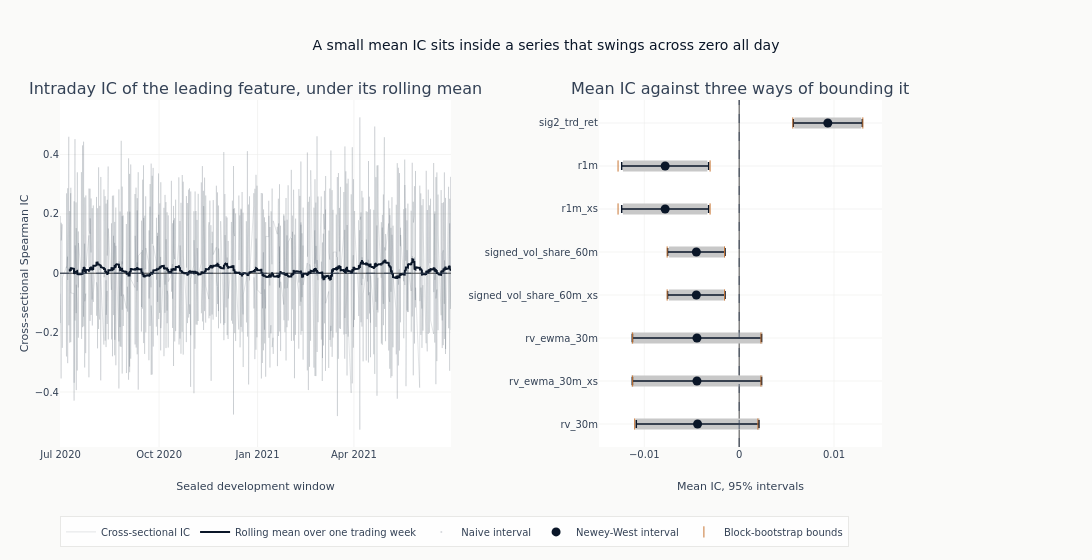

Notebook source saved alongside this figure:
### Code cell
if leader:
    leader_series = ic_timeseries[leader].with_columns(
        pl.col("ic").rolling_mean(IC_ROLLING_WINDOW).alias("rolling")
    )
    interval_features = list(reversed(leaders))
    interval_means = [ic_uncertainty[name]["mean_ic"] for name in interval_features]
    fig = make_subplots(
        rows=1,
        cols=2,
        column_widths=[0.58, 0.42],
        subplot_titles=(
            "Intraday IC of the leading feature, under its rolling mean",
            "Mean IC against three ways of bounding it",
        ),
        horizontal_spacing=0.18,
    )
    _ = fig.add_trace(
        go.Scatter(
            x=leader_series[DATE_COL],
            y=leader_series["ic"],
            mode="lines",
            line={"color": COLORS["neutral"], "width": 0.4},
            opacity=0.35,
            name="Cross-sectional IC",
        ),
        row=1,
        col=1,
    )
    _ = fig.add_trace(
        go.Scatter(
            x=leader_series[DATE_COL],
            y=leader_series["rolling"],
            mode="lines",
            line={"color": COLORS["blue"], "width": 2},
            name="Rolling mean over one trading week",
        ),
        row=1,
        col=1,
    )
    _ = fig.add_hline(
        y=0, line={"color": COLORS["neutral"], "width": 0.8, "dash": "dash"}, row=1, col=1
    )
    _ = fig.add_trace(
        go.Scatter(
            x=interval_means,
            y=interval_features,
            mode="markers",
            marker={"color": COLORS["neutral"], "size": 1, "opacity": 0.0},
            error_x=interval_arms(interval_features, "ci_naive_lower", "ci_naive_upper")
            | {"color": GRAY_FILLS["tertiary"], "thickness": 11, "width": 0},
            name="Naive interval",
        ),
        row=1,
        col=2,
    )
    _ = fig.add_trace(
        go.Scatter(
            x=interval_means,
            y=interval_features,
            mode="markers",
            marker={"color": COLORS["blue"], "size": 9},
            error_x=interval_arms(interval_features, "ci_hac_lower", "ci_hac_upper")
            | {"color": COLORS["blue"], "thickness": 1.5},
            name="Newey-West interval",
        ),
        row=1,
        col=2,
    )
    _ = fig.add_trace(
        go.Scatter(
            x=[ic_uncertainty[name][bound] for name in interval_features for bound in BOOT_BOUNDS],
            y=[name for name in interval_features for _ in BOOT_BOUNDS],
            mode="markers",
            marker={"color": COLORS["copper"], "size": 8, "symbol": "line-ns-open"},
            name="Block-bootstrap bounds",
        ),
        row=1,
        col=2,
    )
    _ = fig.add_vline(
        x=0, line={"color": COLORS["neutral"], "width": 0.8, "dash": "dash"}, row=1, col=2
    )
    fig.update_layout(
        title="A small mean IC sits inside a series that swings across zero all day",
        height=560,
        width=1150,
        margin={"l": 60, "r": 210},
        legend={"orientation": "h", "y": -0.2},
    )
    fig.update_yaxes(title_text="Cross-sectional Spearman IC", row=1, col=1)
    fig.update_xaxes(title_text="Sealed development window", row=1, col=1)
    fig.update_xaxes(title_text="Mean IC, 95% intervals", row=1, col=2)
    fig.show()

### Figure 1 — Plotly figure (JSON) as saved in the notebook; plotly's stock layout.template omitted (floating-point values rounded to 4 significant figures; data arrays with more than 128 entries replaced by an {"elided": "..."} marker saying what was removed)
{"data": [{"line": {"color": "#334155", "width": 0.4}, "mode": "lines", "name": "Cross-sectional IC", "opacity": 0.35, "type": "scatter", "x": {"elided": "5275 str values"}, "xaxis": "x", "y": {"elided": "5275 float values"}, "yaxis": "y"}, {"line": {"color": "#0a1628", "width": 2}, "mode": "lines", "name": "Rolling mean over one trading week", "type": "scatter", "x": {"elided": "5275 str values"}, "xaxis": "x", "y": {"elided": "5275 float values"}, "yaxis": "y"}, {"error_x": {"array": [0.006549, 0.006934, 0.006934, 0.002905, 0.002905, 0.004451, 0.004451, 0.003539], "arrayminus": [0.006549, 0.006934, 0.006934, 0.002905, 0.002905, 0.004451, 0.004451, 0.003539], "color": "#c8c8c8", "symmetric": false, "thickness": 11, "type": "data", "width": 0}, "marker": {"color": "#334155", "opacity": 0.0, "size": 1}, "mode": "markers", "name": "Naive interval", "type": "scatter", "x": [-0.004383, -0.004449, -0.004449, -0.004513, -0.004513, -0.007801, -0.007801, 0.009345], "xaxis": "x2", "y": ["rv_30m", "rv_ewma_30m_xs", "rv_ewma_30m", "signed_vol_share_60m_xs", "signed_vol_share_60m", "r1m_xs", "r1m", "sig2_trd_ret"], "yaxis": "y2"}, {"error_x": {"array": [0.00646, 0.006802, 0.006802, 0.003025, 0.003025, 0.004577, 0.004577, 0.003637], "arrayminus": [0.00646, 0.006802, 0.006802, 0.003025, 0.003025, 0.004577, 0.004577, 0.003637], "color": "#0a1628", "symmetric": false, "thickness": 1.5, "type": "data"}, "marker": {"color": "#0a1628", "size": 9}, "mode": "markers", "name": "Newey-West interval", "type": "scatter", "x": [-0.004383, -0.004449, -0.004449, -0.004513, -0.004513, -0.007801, -0.007801, 0.009345], "xaxis": "x2", "y": ["rv_30m", "rv_ewma_30m_xs", "rv_ewma_30m", "signed_vol_share_60m_xs", "signed_vol_share_60m", "r1m_xs", "r1m", "sig2_trd_ret"], "yaxis": "y2"}, {"marker": {"color": "#C87533", "size": 8, "symbol": "line-ns-open"}, "mode": "markers", "name": "Block-bootstrap bounds", "type": "scatter", "x": [-0.01101, 0.001976, -0.01123, 0.0023, -0.01123, 0.0023, -0.00759, -0.00154, -0.00759, -0.00154, -0.01276, -0.003065, -0.01276, -0.003065, 0.005657, 0.01304], "xaxis": "x2", "y": ["rv_30m", "rv_30m", "rv_ewma_30m_xs", "rv_ewma_30m_xs", "rv_ewma_30m", "rv_ewma_30m", "signed_vol_share_60m_xs", "signed_vol_share_60m_xs", "signed_vol_share_60m", "signed_vol_share_60m", "r1m_xs", "r1m_xs", "r1m", "r1m", "sig2_trd_ret", "sig2_trd_ret"], "yaxis": "y2"}], "layout": {"annotations": [{"font": {"size": 16}, "showarrow": false, "text": "Intraday IC of the leading feature, under its rolling mean", "x": 0.2378, "xanchor": "center", "xref": "paper", "y": 1.0, "yanchor": "bottom", "yref": "paper"}, {"font": {"size": 16}, "showarrow": false, "text": "Mean IC against three ways of bounding it", "x": 0.8278, "xanchor": "center", "xref": "paper", "y": 1.0, "yanchor": "bottom", "yref": "paper"}], "height": 560, "legend": {"orientation": "h", "y": -0.2}, "margin": {"l": 60, "r": 210}, "shapes": [{"line": {"color": "#334155", "dash": "dash", "width": 0.8}, "type": "line", "x0": 0, "x1": 1, "xref": "x domain", "y0": 0, "y1": 0, "yref": "y"}, {"line": {"color": "#334155", "dash": "dash", "width": 0.8}, "type": "line", "x0": 0, "x1": 0, "xref": "x2", "y0": 0, "y1": 1, "yref": "y2 domain"}], "title": {"text": "A small mean IC sits inside a series that swings across zero all day"}, "width": 1150, "xaxis": {"anchor": "y", "domain": [0.0, 0.4756], "title": {"text": "Sealed development window"}}, "xaxis2": {"anchor": "y2", "domain": [0.6556, 1.0], "title": {"text": "Mean IC, 95% intervals"}}, "yaxis": {"anchor": "x", "domain": [0.0, 1.0], "title": {"text": "Cross-sectional Spearman IC"}}, "yaxis2": {"anchor": "x2", "domain": [0.0, 1.0]}}}
